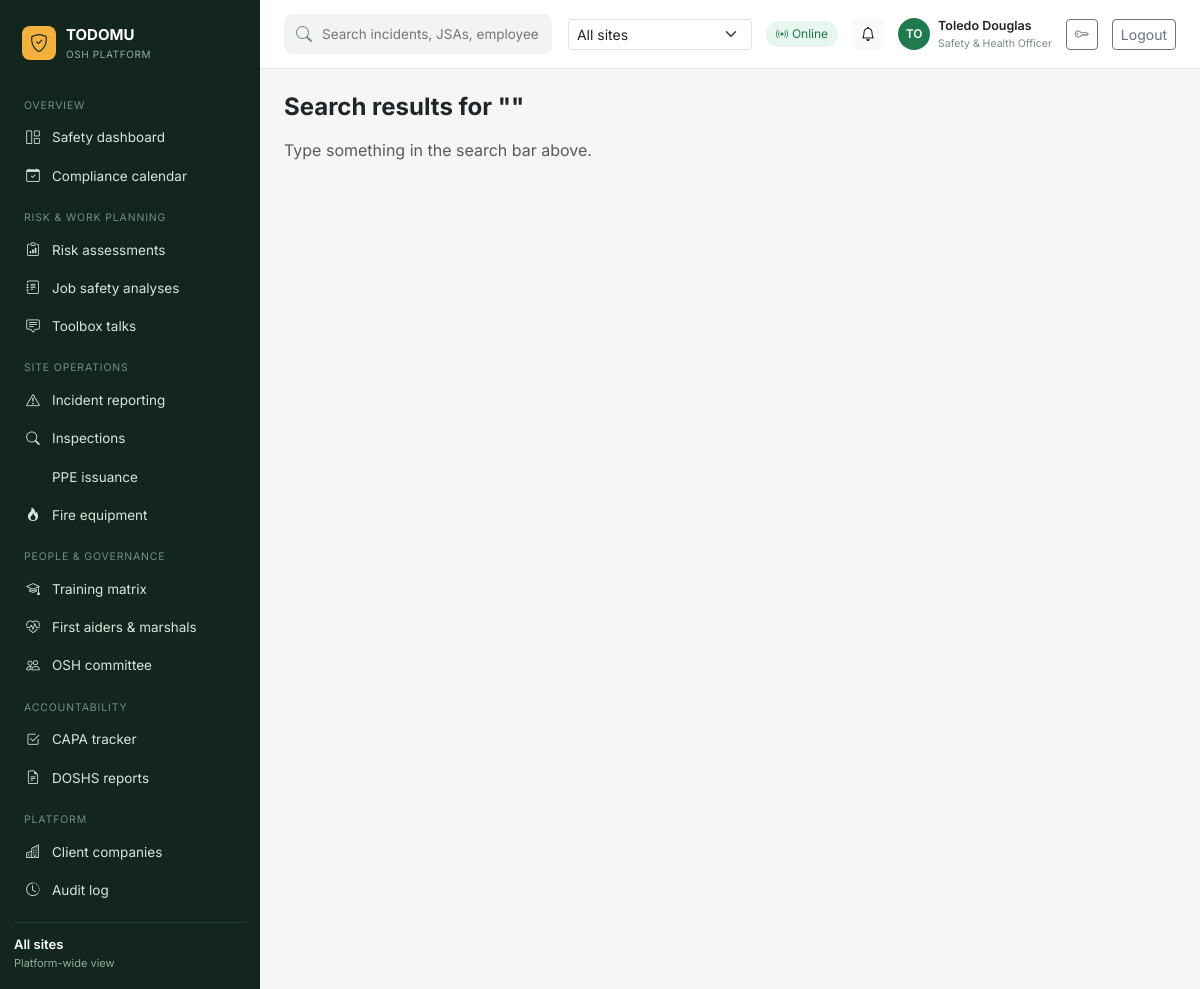
Screenshot of /search/ (signed in) with the database file from the repository.
### apps/accounts/models.py (models this page shows, shortened)
class User(AbstractUser):
    class Role(models.TextChoices):
        PLATFORM_ADMIN = "platform_admin", "Platform Admin (Auditor)"
        ORG_ADMIN = "org_admin", "Organization Admin (Safety & Health Officer)"
        ORG_STAFF = "org_staff", "Organization Staff"
    role = models.CharField(max_length=20, choices=Role.choices, default=Role.ORG_STAFF)
    job_title = models.CharField(max_length=150, blank=True)
    phone = models.CharField(max_length=30, blank=True)
    organization = models.ForeignKey(
        "organizations.Organization",
        on_delete=models.SET_NULL,
        null=True,
        blank=True,
        related_name="members",
    )
    @property
    def is_platform_admin(self):
        return self.role == self.Role.PLATFORM_ADMIN or self.is_superuser

### apps/core/search.py (the view, shortened to what this page needs)
# urls.py: path("", global_search, name="results"),
@login_required
def global_search(request):
    query = request.GET.get("q", "").strip()
    if request.organization is None and not request.is_all_sites:
        return redirect("dashboard:select_org")
    def scoped(qs):
        return qs if request.is_all_sites else qs.filter(organization=request.organization)
    results = {}
    return render(request, "core/search_results.html", {"query": query, "results": results})

### apps/core/context_processors.py (called while the page is built)
def tenant_context(request):
    ctx = {
        "active_organization": getattr(request, "organization", None),
        "is_all_sites": getattr(request, "is_all_sites", False),
    }
    user = getattr(request, "user", None)
    if user is not None and user.is_authenticated and getattr(user, "is_platform_admin", False):
        ctx["switchable_organizations"] = Organization.objects.filter(is_active=True).order_by("name")
    return ctx

### apps/core/current_user.py (called while the page is built)
    def __call__(self, request):
        _thread_locals.user = getattr(request, "user", None)
        try:
            response = self.get_response(request)
        finally:
            _thread_locals.user = None
        return response

### templates/core/search_results.html (shortened to what this page needs)
{% extends "base.html" %}
{% block content %}
<h4 class="fw-bold mb-3">Search results for "{{ query }}"</h4>
{% if not query %}
  <p class="text-muted">Type something in the search bar above.</p>
{% elif not results %}
  <div class="panel-card text-muted text-center py-4">No matches found across incidents, JSAs, employees, or DOSHS records.</div>
{% endif %}
{% endblock %}

### templates/base.html (shortened to what this page needs)
<!DOCTYPE html>
<html lang="en">
<head>
<link href="https://cdn.jsdelivr.net/npm/bootstrap@5.3.3/dist/css/bootstrap.min.css" rel="stylesheet">
<link rel="stylesheet" href="https://cdn.jsdelivr.net/npm/bootstrap-icons@1.11.3/font/bootstrap-icons.css">
<link rel="stylesheet" href="/static/css/app.css">
</head>
<body>
{% if user.is_authenticated %}
<div class="app-shell">
  <aside class="sidebar">
    <div class="brand">
      <span class="brand-icon"><i class="bi bi-shield-check"></i></span>
      <div>
        <div class="brand-title">TODOMU</div>
        <div class="brand-sub">OSH PLATFORM</div>
      </div>
    </div>
    <nav class="nav-groups">
      <div class="nav-group-label">Overview</div>
      <a class="nav-link {% if request.resolver_match.view_name == 'dashboard:home' %}active{% endif %}" href="{% url 'dashboard:home' %}"><i class="bi bi-grid-1x2"></i> Safety dashboard</a>
      <a class="nav-link {% if request.resolver_match.url_name == 'calendar' %}active{% endif %}" href="{% url 'doshs:calendar' %}"><i class="bi bi-calendar-check"></i> Compliance calendar</a>
      <div class="nav-group-label">Risk &amp; work planning</div>
      <a class="nav-link {% if 'risk-assessments' in request.path %}active{% endif %}" href="{% url 'risk:list' %}"><i class="bi bi-clipboard-data"></i> Risk assessments</a>
      <a class="nav-link {% if 'job-safety-analyses' in request.path %}active{% endif %}" href="{% url 'jsa:list' %}"><i class="bi bi-journal-text"></i> Job safety analyses</a>
      <a class="nav-link {% if 'toolbox-talks' in request.path %}active{% endif %}" href="{% url 'toolbox:list' %}"><i class="bi bi-chat-square-text"></i> Toolbox talks</a>
      <div class="nav-group-label">Site operations</div>
      <a class="nav-link {% if 'incidents' in request.path %}active{% endif %}" href="{% url 'incidents:list' %}"><i class="bi bi-exclamation-triangle"></i> Incident reporting</a>
      <a class="nav-link {% if 'inspections' in request.path %}active{% endif %}" href="{% url 'inspections:list' %}"><i class="bi bi-search"></i> Inspections</a>
      <a class="nav-link {% if 'ppe' in request.path %}active{% endif %}" href="{% url 'ppe:list' %}"> PPE issuance</a>
      <a class="nav-link {% if 'fire' in request.path %}active{% endif %}" href="{% url 'fire:list' %}"><i class="bi bi-fire"></i> Fire equipment</a>
      <div class="nav-group-label">People &amp; governance</div>
      <a class="nav-link {% if 'training' in request.path %}active{% endif %}" href="{% url 'training:list' %}"><i class="bi bi-mortarboard"></i> Training matrix</a>
      <a class="nav-link {% if 'first-aiders' in request.path %}active{% endif %}" href="{% url 'first_aiders:list' %}"><i class="bi bi-heart-pulse"></i> First aiders &amp; marshals</a>
      <a class="nav-link {% if 'osh-committee' in request.path %}active{% endif %}" href="{% url 'committee:list' %}"><i class="bi bi-people"></i> OSH committee</a>
      <div class="nav-group-label">Accountability</div>
      <a class="nav-link {% if 'capa' in request.path %}active{% endif %}" href="{% url 'capa:list' %}"><i class="bi bi-check2-square"></i> CAPA tracker</a>
      <a class="nav-link {% if 'doshs' in request.path %}active{% endif %}" href="{% url 'doshs:list' %}"><i class="bi bi-file-earmark-text"></i> DOSHS reports</a>
      {% if user.is_platform_admin %}
      <div class="nav-group-label">Platform</div>
      <a class="nav-link {% if 'companies' in request.path %}active{% endif %}" href="{% url 'organizations:list' %}"><i class="bi bi-buildings"></i> Client companies</a>
      <a class="nav-link" href="/admin/core/auditlogentry/"><i class="bi bi-clock-history"></i> Audit log</a>
      {% endif %}
    </nav>
    <div class="sidebar-footer">
      {% if active_organization %}
        <div class="org-name">{{ active_organization.name }}</div>
        <div class="org-meta">{{ active_organization.dosh_reg_no }}</div>
        <div class="org-meta">Growth — {{ active_organization.seats }} seats</div>
      {% elif is_all_sites %}
        <div class="org-name">All sites</div>
        <div class="org-meta">Platform-wide view</div>
      {% endif %}
    </div>
  </aside>
  <div class="main-col">
    <header class="topbar">
      <form class="search-box" action="{% url 'search:results' %}" method="get">
        <i class="bi bi-search"></i>
        <input type="text" name="q" value="{{ request.GET.q }}" placeholder="Search incidents, JSAs, employees, DOSHS records...">
      </form>
      <div class="topbar-right">
        {% if switchable_organizations %}
        <form method="post" action="{% url 'dashboard:switch_org' %}" class="org-switcher">
          <select name="organization_id" onchange="this.form.submit()" class="form-select form-select-sm">
            <option value="ALL" {% if is_all_sites %}selected{% endif %}>All sites</option>
          </select>
        </form>
        {% endif %}
        <span class="badge-online"><i class="bi bi-broadcast"></i> Online</span>
        <div class="dropdown">
          <button class="btn btn-sm btn-light position-relative" type="button" id="notifBell" data-bs-toggle="dropdown" aria-expanded="false">
            <i class="bi bi-bell"></i>
          </button>
        </div>
        <div class="user-chip">
          <div class="avatar">{{ user.get_full_name|default:user.username|slice:":2"|upper }}</div>
          <div>
            <div class="u-name">{{ user.get_full_name|default:user.username }}</div>
            <div class="u-role">{{ user.job_title|default:user.get_role_display }}</div>
          </div>
        </div>
        <a href="{% url 'password_change' %}" class="btn btn-sm btn-outline-secondary"><i class="bi bi-key"></i></a>
        <a href="{% url 'logout' %}" class="btn btn-sm btn-outline-secondary">Logout</a>
      </div>
    </header>
    <main class="content">
      {% block content %}{% endblock %}
    </main>
  </div>
</div>
{% else %}
  {% block auth_content %}{% endblock %}
{% endif %}
</body>
</html>

### static/css/app.css (style rules this page uses)
:root { --sidebar-bg: #12261e; --sidebar-fg: #cfe3d8; --accent-green: #1f7a4d; --accent-amber: #b8860b; --bg: #f5f7f6; --card-border: #e6e9e8; }
* { font-family: 'Inter', sans-serif; }
body { background: var(--bg); margin: 0; }
.app-shell { display: flex; min-height: 100vh; }
.sidebar { width: 260px; background: var(--sidebar-bg); color: var(--sidebar-fg); display: flex; flex-direction: column; padding: 18px 14px; flex-shrink: 0; }
.brand { display: flex; align-items: center; gap: 10px; padding: 6px 8px 20px; }
.brand-icon { background: #f3b13c; color: #12261e; width: 34px; height: 34px; border-radius: 8px; display: flex; align-items: center; justify-content: center; font-size: 18px; }
.brand-title { font-weight: 700; font-size: 15px; color: #fff; }
.brand-sub { font-size: 10px; letter-spacing: .06em; color: #8fae9d; }
.nav-groups { flex: 1; overflow-y: auto; }
.nav-group-label { font-size: 10.5px; letter-spacing: .08em; color: #6f9080; margin: 16px 10px 6px; text-transform: uppercase; }
.nav-link { display: flex; align-items: center; gap: 10px; color: #d6e6dc; padding: 8px 10px; border-radius: 8px; font-size: 13.5px; text-decoration: none; margin-bottom: 2px; }
.nav-link i { width: 18px; text-align: center; }
.sidebar-footer { border-top: 1px solid #24402f; padding-top: 12px; margin-top: 12px; }
.org-name { font-weight: 600; font-size: 13px; color: #fff; }
.org-meta { font-size: 11px; color: #8fae9d; }
.main-col { flex: 1; display: flex; flex-direction: column; min-width: 0; }
.topbar { display: flex; align-items: center; justify-content: space-between; padding: 14px 24px; background: #fff; border-bottom: 1px solid var(--card-border); gap: 16px; }
.search-box { display: flex; align-items: center; gap: 8px; background: #f2f4f3; border-radius: 8px; padding: 8px 12px; flex: 1; max-width: 480px; color: #7c8a83; }
.search-box input { border: none; background: transparent; outline: none; width: 100%; font-size: 13.5px; }
.topbar-right { display: flex; align-items: center; gap: 14px; }
.badge-online { background: #e7f6ee; color: #1f7a4d; font-size: 12px; padding: 4px 10px; border-radius: 20px; display: flex; align-items: center; gap: 4px; }
.user-chip { display: flex; align-items: center; gap: 8px; }
.avatar { width: 32px; height: 32px; border-radius: 50%; background: #1f7a4d; color: #fff; display: flex; align-items: center; justify-content: center; font-size: 12px; font-weight: 600; }
.u-name { font-size: 12.5px; font-weight: 600; }
.u-role { font-size: 10.5px; color: #7c8a83; }
.org-switcher select { min-width: 150px; }
.content { padding: 24px; }

### rows the page displays
User: get_full_name "TO", get_full_name "Toledo Douglas", job_title "Safety & Health Officer"
